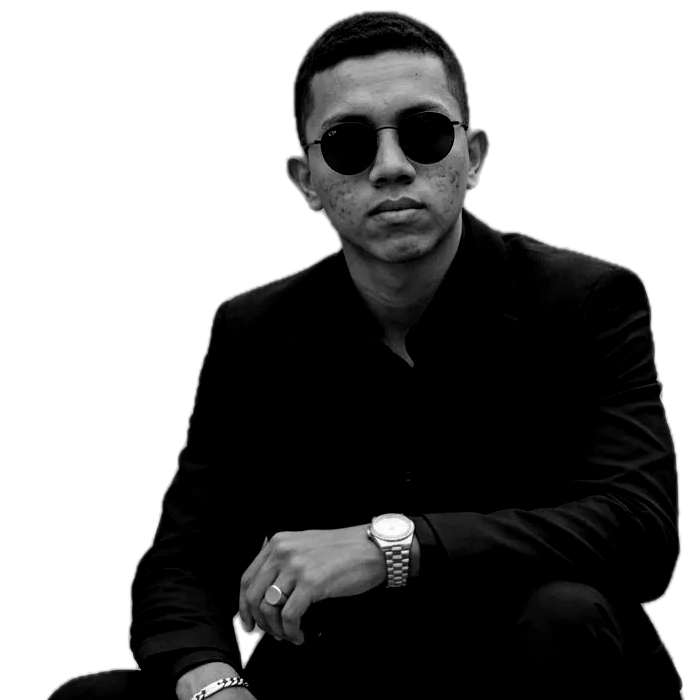
#> input picture source-prepped.png, 700 x 700 px
$ python make_ascii_svg.py
#> lines starting #> are read from the running program, lines starting #| are printed output that depends on the picture
#!/usr/bin/env python3
"""
Convert a portrait photo into a clean, monochrome ASCII-art SVG
that "types" itself in like a terminal, then freezes.

Monochrome is deliberate: one fill color + density ramp + high contrast reads
neat, sharp and legible. SMIL animation renders natively in GitHub READMEs.
"""
import html
import os
import sys
from PIL import Image, ImageEnhance, ImageFilter

HERE = os.path.dirname(os.path.abspath(__file__))
SRC = sys.argv[1] if len(sys.argv) > 1 else os.path.join(HERE, "..", "source-prepped.png")
OUT = sys.argv[2] if len(sys.argv) > 2 else os.path.join(HERE, "..", "gg-ascii.svg")

COLS = int(os.environ.get("COLS", 180))
ART_W_TARGET = 800
CELL_W = ART_W_TARGET / COLS
CELL_H = CELL_W * 15 / 8
ROWS = round(COLS * 8 / 15)
RAMP = " .`:-=+*cs#%@"  # bright(sparse) -> dark(dense)

CONTRAST = 1.05
BRIGHTNESS = 1.0
GAMMA = 1.18
SHARPEN = False
WHITE_FLOOR = 0.80

PAD = 20
TITLEBAR_H = 30
STATUS_H = 30
ART_W = COLS * CELL_W
ART_H = ROWS * CELL_H
CANVAS_W = ART_W + PAD * 2
CANVAS_H = TITLEBAR_H + ART_H + STATUS_H + PAD

BG = "#0d1117"
BG2 = "#111722"
FRAME = "#30363d"
TITLE_TEXT = "#7d8590"
INK = "#c9d1d9"
CURSOR = "#c9d1d9"

ROW_DUR = 5.8 / ROWS
STAGGER = ROW_DUR

im = Image.open(SRC).convert("L")
#> im is the input picture: PIL image 700x700 L; min 0, max 255, mean 132.3
if SHARPEN:
    im = im.filter(ImageFilter.UnsharpMask(radius=2, percent=140, threshold=2))
im = ImageEnhance.Brightness(im).enhance(BRIGHTNESS)
im = ImageEnhance.Contrast(im).enhance(CONTRAST)
im = im.resize((COLS, ROWS), Image.LANCZOS)
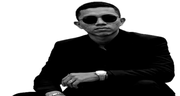
#> im: PIL image 180x96 L; min 0, max 255, mean 131.6
px = im.load()

STATIC = bool(os.environ.get("STATIC"))

rows_txt = []
for y in range(ROWS):
    chars = []
    for x in range(COLS):
        lum = px[x, y] / 255.0
        lum = pow(lum, GAMMA)
        if lum >= WHITE_FLOOR:
            chars.append(" ")
            continue
        idx = int((1.0 - lum) * (len(RAMP) - 1) + 0.5)
        idx = max(0, min(len(RAMP) - 1, idx))
        chars.append(RAMP[idx])
    rows_txt.append("".join(chars))
#> after the loop, rows_txt = 96 items

art_top = TITLEBAR_H + PAD * 0.35

parts = [
    f'<svg xmlns="http://www.w3.org/2000/svg" width="{CANVAS_W}" height="{CANVAS_H}" '
    f'viewBox="0 0 {CANVAS_W} {CANVAS_H}" font-family="ui-monospace, SFMono-Regular, Menlo, Consolas, monospace">',
    '<defs>'
    f'<linearGradient id="bg" x1="0" y1="0" x2="0" y2="1">'
    f'<stop offset="0" stop-color="{BG2}"/><stop offset="1" stop-color="{BG}"/>'
    f'</linearGradient></defs>',
    f'<rect width="{CANVAS_W}" height="{CANVAS_H}" rx="12" fill="url(#bg)"/>',
    f'<rect x="0.5" y="0.5" width="{CANVAS_W-1}" height="{CANVAS_H-1}" rx="12" fill="none" stroke="{FRAME}" stroke-width="1"/>',
    f'<line x1="0" y1="{TITLEBAR_H}" x2="{CANVAS_W}" y2="{TITLEBAR_H}" stroke="{FRAME}"/>',
]
for i, dotcol in enumerate(["#ff5f56", "#ffbd2e", "#27c93f"]):
    parts.append(f'<circle cx="{PAD + i*16}" cy="{TITLEBAR_H/2}" r="5" fill="{dotcol}"/>')
parts.append(f'<text x="{CANVAS_W/2}" y="{TITLEBAR_H/2 + 4}" fill="{TITLE_TEXT}" font-size="12" '
             f'text-anchor="middle">guilherme@github: ~$ ./portrait.sh</text>')

font_size = CELL_H * 0.86
for ry, line in enumerate(rows_txt):
    y = art_top + ry * CELL_H + CELL_H * 0.74
    row_y = art_top + ry * CELL_H
    delay = ry * STAGGER
    safe = html.escape(line)
    text = (f'<text xml:space="preserve" x="{PAD}" y="{y:.1f}" fill="{INK}" '
            f'font-size="{font_size:.1f}" textLength="{ART_W}" lengthAdjust="spacing">{safe}</text>')

    if STATIC:
        parts.append(text)
        continue

    parts.append(
        f'<clipPath id="r{ry}"><rect x="{PAD}" y="{row_y:.1f}" height="{CELL_H}" width="0">'
        f'<animate attributeName="width" from="0" to="{ART_W}" begin="{delay:.3f}s" '
        f'dur="{ROW_DUR:.2f}s" fill="freeze"/></rect></clipPath>'
    )
    parts.append(f'<g clip-path="url(#r{ry})">{text}</g>')
    parts.append(
        f'<rect y="{row_y+1:.1f}" width="{CELL_W}" height="{CELL_H-2}" fill="{CURSOR}" opacity="0">'
        f'<animate attributeName="x" from="{PAD}" to="{PAD+ART_W}" begin="{delay:.3f}s" '
        f'dur="{ROW_DUR:.2f}s" fill="freeze"/>'
        f'<set attributeName="opacity" to="0.85" begin="{delay:.3f}s"/>'
        f'<set attributeName="opacity" to="0" begin="{delay+ROW_DUR:.3f}s"/></rect>'
    )
#> this loop made 96 passes
#> (y, row_y, delay) on passes 1 to 12: (43.17, 37, 0), (51.5, 45.33, 0.0604), (59.83, 53.67, 0.121), (68.17, 62, 0.181), (76.5, 70.33, 0.242), (84.83, 78.67, 0.302), (93.17, 87, 0.362), (101.5, 95.33, 0.423), (109.8, 103.7, 0.483), (118.2, 112, 0.544), (126.5, 120.3, 0.604), (134.8, 128.7, 0.665)
#> after the loop, parts = 297 items

status_line_y = TITLEBAR_H + ART_H + PAD * 0.35
status_y = status_line_y + 19
parts.append(f'<line x1="0" y1="{status_line_y:.1f}" x2="{CANVAS_W}" y2="{status_line_y:.1f}" stroke="{FRAME}"/>')
parts.append(f'<text x="{PAD}" y="{status_y:.1f}" fill="{TITLE_TEXT}" font-size="13">'
             f'guilherme@github:~$ whoami <tspan fill="{INK}">Guilherme Gabriel</tspan></text>')
status_chars = len("guilherme@github:~$ whoami Guilherme Gabriel ")
parts.append(f'<rect x="{PAD + status_chars * 13 * 0.6:.1f}" y="{status_y-12:.1f}" width="8" height="14" fill="{INK}">'
             f'<animate attributeName="opacity" values="1;1;0;0" keyTimes="0;0.5;0.51;1" dur="1s" repeatCount="indefinite"/></rect>')

parts.append("</svg>")
svg = "".join(parts)
with open(OUT, "w") as f:
    f.write(svg)
print(f"wrote {OUT}: {len(svg)} bytes; {CANVAS_W} x {CANVAS_H}")
#| wrote scripts/../gg-ascii.svg: 80159 bytes; 840.0 x 880.0

$ run again, with source-photo.webp saved as source-prepped.png
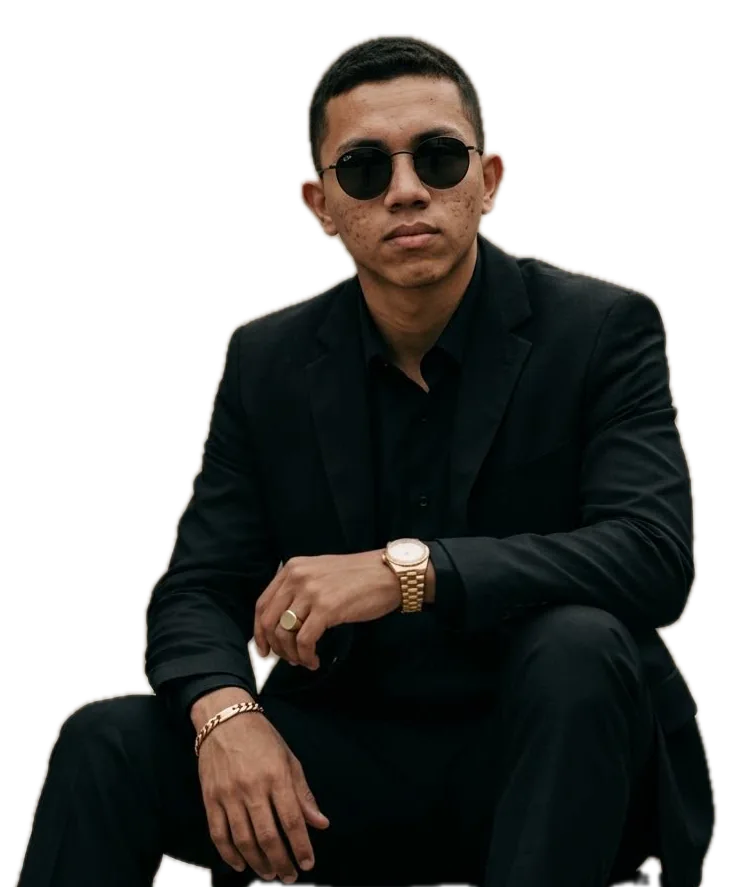
#> input picture source-photo.webp, 731 x 887 px
#> `im = Image.open(SRC).convert("L")`:
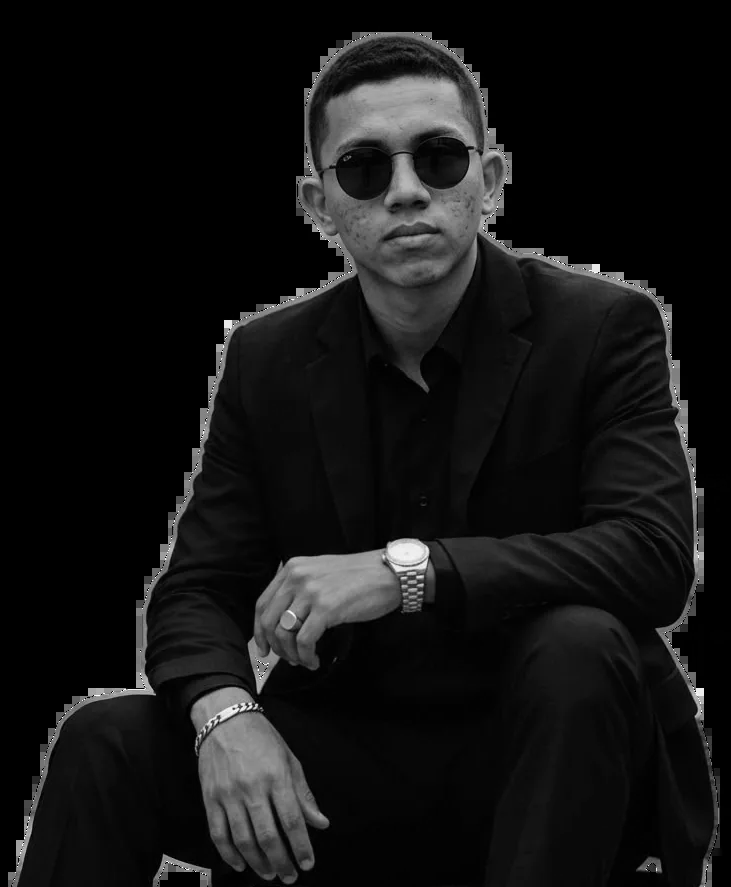
#> im: PIL image 731x887 L; min 0, max 255, mean 20.1
#> `im = im.resize((COLS, ROWS), Image.LANCZOS)`:
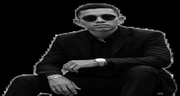
#> im: PIL image 180x96 L; min 0, max 255, mean 20.4
#> after the loop `for y in range(ROWS):`: rows_txt = 96 items
#> the loop `for ry, line in enumerate(rows_txt):` made 96 passes
#> (y, row_y, delay) on passes 1 to 8: (43.17, 37, 0), (51.5, 45.33, 0.0604), (59.83, 53.67, 0.121), (68.17, 62, 0.181), (76.5, 70.33, 0.242), (84.83, 78.67, 0.302), (93.17, 87, 0.362), (101.5, 95.33, 0.423)
#> after the loop `for ry, line in enumerate(rows_txt):`: parts = 297 items
#| wrote scripts/../gg-ascii.svg: 80159 bytes; 840.0 x 880.0
